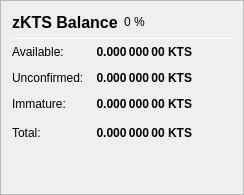
                   <widget class="QFrame" name="frame_ZerocoinBalances">
                    <property name="frameShape">
                     <enum>QFrame::StyledPanel</enum>
                    </property>
                    <property name="frameShadow">
                     <enum>QFrame::Raised</enum>
                    </property>
                    <layout class="QVBoxLayout" name="verticalLayout_7">
                     <item>
                      <layout class="QHBoxLayout" name="horizontalLayout_8" stretch="0,0,0">
                       <item>
                        <widget class="QLabel" name="label_5z_3">
                         <property name="minimumSize">
                          <size>
                           <width>0</width>
                           <height>20</height>
                          </size>
                         </property>
                         <property name="font">
                          <font>
                           <pointsize>12</pointsize>
                           <weight>75</weight>
                           <bold>true</bold>
                          </font>
                         </property>
                         <property name="text">
                          <string>zKTS Balance</string>
                         </property>
                        </widget>
                       </item>
                       <item>
                        <widget class="QLabel" name="labelzKTSPercent">
                         <property name="text">
                          <string notr="true">0 %</string>
                         </property>
                        </widget>
                       </item>
                       <item>
                        <spacer name="horizontalSpacer_11">
                         <property name="orientation">
                          <enum>Qt::Horizontal</enum>
                         </property>
                         <property name="sizeHint" stdset="0">
                          <size>
                           <width>40</width>
                           <height>20</height>
                          </size>
                         </property>
                        </spacer>
                       </item>
                      </layout>
                     </item>
                     <item>
                      <widget class="Line" name="line_ZerocoinBalance">
                       <property name="minimumSize">
                        <size>
                         <width>0</width>
                         <height>1</height>
                        </size>
                       </property>
                       <property name="maximumSize">
                        <size>
                         <width>16777215</width>
                         <height>1</height>
                        </size>
                       </property>
                       <property name="orientation">
                        <enum>Qt::Horizontal</enum>
                       </property>
                      </widget>
                     </item>
                     <item>
                      <layout class="QGridLayout" name="gridLayout_5">
                       <property name="spacing">
                        <number>12</number>
                       </property>
                       <item row="1" column="0">
                        <widget class="QLabel" name="labelzBalanceMatureText">
                         <property name="toolTip">
                          <string>Mature: more than 20 confirmation and more than 1 mint of the same denomination after it was minted.
These zKTS are spendable.</string>
                         </property>
                         <property name="text">
                          <string>Available:</string>
                         </property>
                        </widget>
                       </item>
                       <item row="1" column="1">
                        <widget class="QLabel" name="labelzBalanceMature">
                         <property name="font">
                          <font>
                           <weight>75</weight>
                           <bold>true</bold>
                          </font>
                         </property>
                         <property name="toolTip">
                          <string>Mature: more than 20 confirmation and more than 1 mint of the same denomination after it was minted.
These zKTS are spendable.</string>
                         </property>
                         <property name="text">
                          <string notr="true">0.000 000 00 KTS</string>
                         </property>
                         <property name="alignment">
                          <set>Qt::AlignRight|Qt::AlignTrailing|Qt::AlignVCenter</set>
                         </property>
                        </widget>
                       </item>
                       <item row="2" column="0">
                        <widget class="QLabel" name="labelzBalanceUnconfirmedText">
                         <property name="toolTip">
                          <string>Unconfirmed: less than 20 confirmations
Immature: confirmed, but less than 1 mint of the same denomination after it was minted</string>
                         </property>
                         <property name="text">
                          <string>Unconfirmed:</string>
                         </property>
                        </widget>
                       </item>
                       <item row="2" column="1">
                        <widget class="QLabel" name="labelzBalanceUnconfirmed">
                         <property name="font">
                          <font>
                           <weight>75</weight>
                           <bold>true</bold>
                          </font>
                         </property>
                         <property name="toolTip">
                          <string>Unconfirmed: less than 20 confirmations
Immature: confirmed, but less than 1 mint of the same denomination after it was minted</string>
                         </property>
                         <property name="text">
                          <string notr="true">0.000 000 00 KTS</string>
                         </property>
                         <property name="alignment">
                          <set>Qt::AlignRight|Qt::AlignTrailing|Qt::AlignVCenter</set>
                         </property>
                        </widget>
                       </item>
                       <item row="3" column="0">
                        <widget class="QLabel" name="labelzBalanceImmatureText">
                         <property name="toolTip">
                          <string>Unconfirmed: less than 20 confirmations
Immature: confirmed, but less than 1 mint of the same denomination after it was minted</string>
                         </property>
                         <property name="text">
                          <string>Immature:</string>
                         </property>
                        </widget>
                       </item>
                       <item row="3" column="1">
                        <widget class="QLabel" name="labelzBalanceImmature">
                         <property name="font">
                          <font>
                           <weight>75</weight>
                           <bold>true</bold>
                          </font>
                         </property>
                         <property name="toolTip">
                          <string>Unconfirmed: less than 20 confirmations
Immature: confirmed, but less than 1 mint of the same denomination after it was minted</string>
                         </property>
                         <property name="text">
                          <string notr="true">0.000 000 00 KTS</string>
                         </property>
                         <property name="alignment">
                          <set>Qt::AlignRight|Qt::AlignTrailing|Qt::AlignVCenter</set>
                         </property>
                        </widget>
                       </item>
                       <item row="4" column="0">
                        <widget class="QLabel" name="labelzBalanceText">
                         <property name="toolTip">
                          <string>Your current zKTS balance, unconfirmed and immature zKTS included.</string>
                         </property>
                         <property name="text">
                          <string>Total:</string>
                         </property>
                        </widget>
                       </item>
                       <item row="4" column="1">
                        <widget class="QLabel" name="labelzBalance">
                         <property name="font">
                          <font>
                           <weight>75</weight>
                           <bold>true</bold>
                          </font>
                         </property>
                         <property name="cursor">
                          <cursorShape>IBeamCursor</cursorShape>
                         </property>
                         <property name="toolTip">
                          <string>Your current zKTS balance, unconfirmed and immature zKTS included.</string>
                         </property>
                         <property name="text">
                          <string notr="true">0.000 000 00 KTS</string>
                         </property>
                         <property name="alignment">
                          <set>Qt::AlignRight|Qt::AlignTrailing|Qt::AlignVCenter</set>
                         </property>
                         <property name="textInteractionFlags">
                          <set>Qt::LinksAccessibleByMouse|Qt::TextSelectableByKeyboard|Qt::TextSelectableByMouse</set>
                         </property>
                        </widget>
                       </item>
                       <item row="4" column="2">
                        <spacer name="horizontalSpacer_4">
                         <property name="orientation">
                          <enum>Qt::Horizontal</enum>
                         </property>
                         <property name="sizeHint" stdset="0">
                          <size>
                           <width>40</width>
                           <height>20</height>
                          </size>
                         </property>
                        </spacer>
                       </item>
                      </layout>
                     </item>
                     <item>
                      <spacer name="verticalSpacer_4">
                       <property name="orientation">
                        <enum>Qt::Vertical</enum>
                       </property>
                       <property name="sizeHint" stdset="0">
                        <size>
                         <width>20</width>
                         <height>40</height>
                        </size>
                       </property>
                      </spacer>
                     </item>
                    </layout>
                   </widget>
